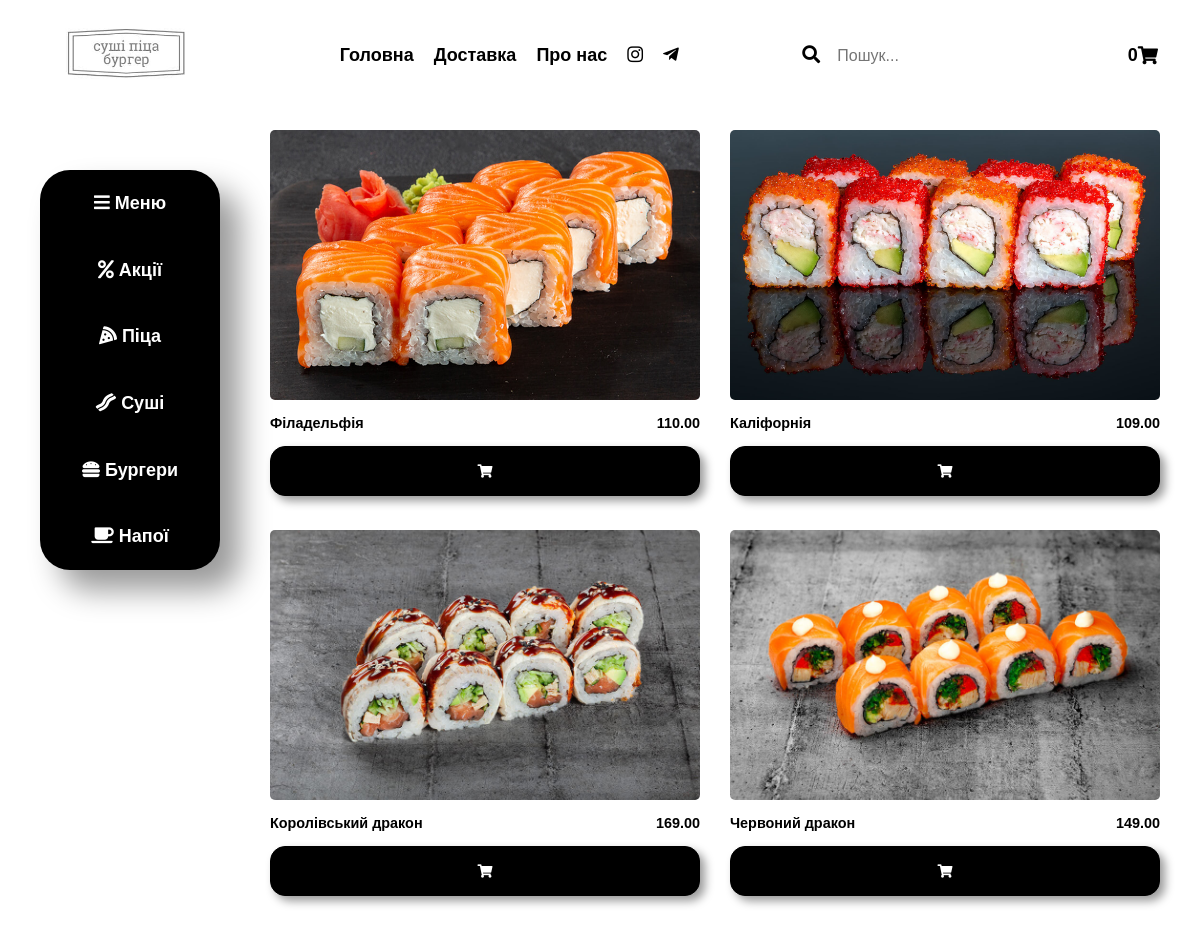
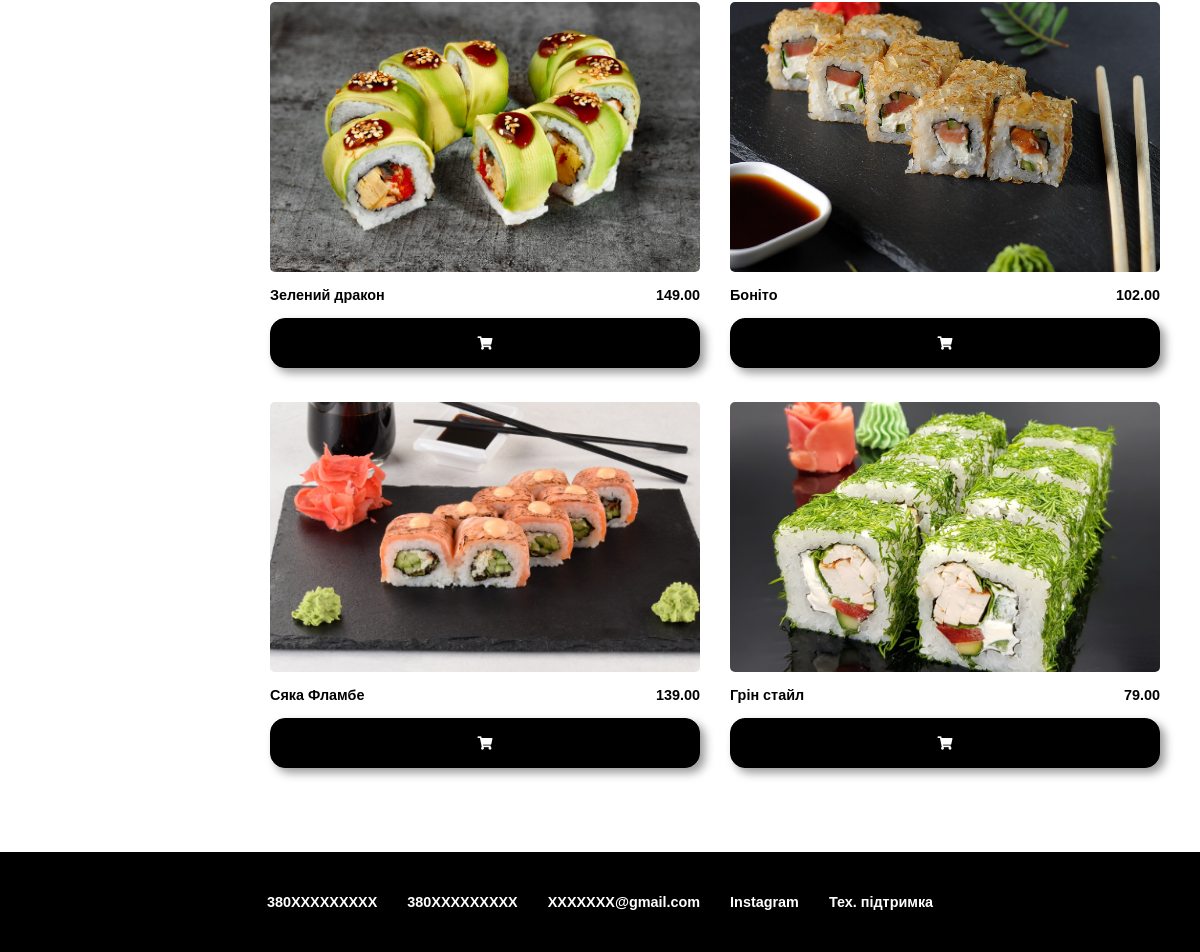
Screenshot of /sushi with the database file from the repository (2 pictures, top to bottom).
### main/models.py (models this page shows, shortened)
class Product(models.Model):
    name = models.CharField(max_length = 50, db_index = True, verbose_name = "Имя")
    info = models.CharField(max_length = 200, verbose_name = "Описание")
    category = models.ForeignKey(Category, verbose_name = "Категория", on_delete = models.PROTECT)
    price = models.DecimalField(max_digits = 10, decimal_places = 2, verbose_name = "Price(грн.)")
    image = models.ImageField(upload_to = 'photos', verbose_name = "Фото продукта")
    show = models.BooleanField(verbose_name='Видимость', default=True)
    created = models.DateTimeField(auto_now_add = True)
    updated = models.DateTimeField(auto_now = True)
    class Meta:
        verbose_name = "Продукт"
        verbose_name_plural = "Продукты"

### main/views.py (the view)
# urls.py: path('sushi',views.sushi, name='sushi'),
def sushi(request):
    context = Product.objects.all()
    category = Category.objects.get(pk = 3)
    return render(request,'main/sushi.html',{'context':context, 'category': category})

### main/templates/main/sushi.html
{% extends "main/main.html" %}
{% block content %}
<div class="container-item">
	{% for item in context%}
		{% if item.category == category %}
			<div class="item">
				<div class="food_img">
					<img src="media/{{ item.image }}">
				</div>
				<div class="info_food">
					<p class="name_food">{{item.name}}</p>
					<p class="price">{{item.price}}</p>
				</div>
				<button class="shopping-cart" title="Добавити у кошик"><i class="fa fa-shopping-cart"></i></button>
			</div>
		{% endif %}
	{% endfor %}
</div>
{% endblock content %}

### main/static/main/css/main.css (style rules this page uses)
* { margin: 0; padding: 0; }
html { font-family: 'Mulish', sans-serif; font-weight: 600; font-size: 18px; }
.container-item { display: grid; width: 100%; grid-template-columns: repeat(auto-fit, minmax(300px, 1fr)); grid-gap: 30px; grid-auto-rows: 370px; }
.item { padding: 0px 0px 0px 0px; }
.food_img { height: 270px; width: 100%; overflow: hidden; border-radius: 5px; }
.food_img img { width: 100%; height: 100%; object-fit: cover; }
.info_food { margin: 15px 0; display: flex; justify-content: space-between; }
.name_food { text-align: left; font-size: 0.8em; }
.price { text-align: right; font-size: 0.8em; }
.shopping-cart { width: 100%; height: 50px; background: black; color: white; border-radius: 15px; border: 1px solid #000; cursor: pointer; box-shadow: 5px 5px 10px rgba(0,0,0,0.4); }

### main/static/main/css/style.css (style rules this page uses)
* { margin: 0; padding: 0; }
html { font-family: 'Mulish', sans-serif; font-weight: 600; font-size: 18px; }
.container-item { display: grid; width: 100%; grid-template-columns: repeat(auto-fit, minmax(300px, 1fr)); grid-gap: 30px; grid-auto-rows: 370px; }
.item { padding: 0px 0px 0px 0px; }
.food_img { height: 270px; overflow: hidden; border-radius: 5px; }
.food_img img { width: 100%; height: 100%; object-fit: cover; }
.info_food { margin: 15px 0; display: flex; justify-content: space-between; }
.name_food { text-align: left; font-size: 0.8em; }
.price { text-align: right; font-size: 0.8em; }
.shopping-cart { width: 100%; height: 50px; background: black; color: white; border-radius: 15px; border: 1px solid #000; cursor: pointer; box-shadow: 5px 5px 10px rgba(0,0,0,0.4); }

### rows the page displays
Product: image (picture), name "Філадельфія", price "110.00"
Product: image (picture), name "Каліфорнія", price "109.00"
Product: image (picture), name "Королівський дракон", price "169.00"
Product: image (picture), name "Червоний дракон", price "149.00"
Product: image (picture), name "Зелений дракон", price "149.00"
Product: image (picture), name "Боніто", price "102.00"
Product: image (picture), name "Сяка Фламбе", price "139.00"
Product: image (picture), name "Грін стайл", price "79.00"
